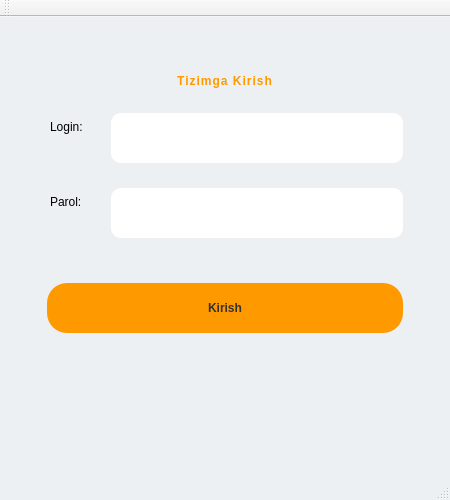
<?xml version="1.0" encoding="UTF-8"?>
<ui version="4.0">
 <class>Login</class>
 <widget class="QMainWindow" name="Login">
  <property name="geometry">
   <rect>
    <x>0</x>
    <y>0</y>
    <width>450</width>
    <height>500</height>
   </rect>
  </property>
  <property name="minimumSize">
   <size>
    <width>400</width>
    <height>500</height>
   </size>
  </property>
  <property name="maximumSize">
   <size>
    <width>450</width>
    <height>600</height>
   </size>
  </property>
  <property name="windowTitle">
   <string>Login</string>
  </property>
  <property name="styleSheet">
   <string notr="true">QMainWindow {
  margin: 0;
  width: 100vw;
  height: 100vh;
  background: #ecf0f3;
  display: flex;
  align-items: center;
  text-align: center;
  justify-content: center;
  place-items: center;
  overflow: hidden;
  font-family: poppins;
}

QFrame {
  position: relative;
  border-radius: 20px;
  box-sizing: border-box;
  background: #ecf0f3;
}
QLabel{
font: 14pt &quot;MS Shell Dlg 2&quot;;
}
#label {
font: 16pt &quot;MS Shell Dlg 2&quot;;
  margin-top: 10px;
  font-weight: 900;
  color: #ff9900;
  letter-spacing: 1px;
}

#label_3,#label_2, QLineEdit, #pushbutton {
  display: block;
  width: 100%;
  padding: 0;
  border: none;
  outline: none;
}

#label_3,#label_2 {
  margin-bottom: 4px;
}

QLineEdit { 
text-align: left;
font: 14pt &quot;MS Shell Dlg 2&quot;;
  padding: 10px;
  padding-left: 10px;
  height: 30px;
  border-radius: 10px;
}

QPushButton {
font: 14pt &quot;MS Shell Dlg 2&quot;;
  margin-top: 20px;
  background: #ff9900;
  height: 50px;
  border-radius: 20px;
  font-weight: 900;
color: #333;
}

QPushButton:hover {
  background: #333;
color:#ff9900;
}

</string>
  </property>
  <widget class="QWidget" name="centralWidget">
   <layout class="QGridLayout" name="gridLayout">
    <item row="0" column="0">
     <widget class="QFrame" name="frame">
      <property name="frameShape">
       <enum>QFrame::StyledPanel</enum>
      </property>
      <property name="frameShadow">
       <enum>QFrame::Raised</enum>
      </property>
      <layout class="QGridLayout" name="gridLayout_2">
       <item row="0" column="0">
        <layout class="QFormLayout" name="formLayout">
         <property name="horizontalSpacing">
          <number>25</number>
         </property>
         <property name="verticalSpacing">
          <number>25</number>
         </property>
         <property name="leftMargin">
          <number>25</number>
         </property>
         <property name="topMargin">
          <number>25</number>
         </property>
         <property name="rightMargin">
          <number>25</number>
         </property>
         <property name="bottomMargin">
          <number>25</number>
         </property>
         <item row="0" column="0" colspan="2">
          <widget class="QLabel" name="label">
           <property name="text">
            <string>Tizimga Kirish</string>
           </property>
           <property name="alignment">
            <set>Qt::AlignCenter</set>
           </property>
          </widget>
         </item>
         <item row="1" column="0">
          <widget class="QLabel" name="label_2">
           <property name="text">
            <string>Login:</string>
           </property>
          </widget>
         </item>
         <item row="2" column="0">
          <widget class="QLabel" name="label_3">
           <property name="text">
            <string>Parol:</string>
           </property>
          </widget>
         </item>
         <item row="1" column="1">
          <widget class="QLineEdit" name="lineEdit"/>
         </item>
         <item row="2" column="1">
          <widget class="QLineEdit" name="lineEdit_2"/>
         </item>
         <item row="3" column="0" colspan="2">
          <widget class="QPushButton" name="pushButton">
           <property name="text">
            <string>Kirish</string>
           </property>
          </widget>
         </item>
        </layout>
       </item>
      </layout>
     </widget>
    </item>
   </layout>
  </widget>
  <widget class="QMenuBar" name="menuBar">
   <property name="geometry">
    <rect>
     <x>0</x>
     <y>0</y>
     <width>450</width>
     <height>26</height>
    </rect>
   </property>
  </widget>
  <widget class="QToolBar" name="mainToolBar">
   <attribute name="toolBarArea">
    <enum>TopToolBarArea</enum>
   </attribute>
   <attribute name="toolBarBreak">
    <bool>false</bool>
   </attribute>
  </widget>
  <widget class="QStatusBar" name="statusBar"/>
 </widget>
 <layoutdefault spacing="6" margin="11"/>
 <resources/>
 <connections/>
</ui>
